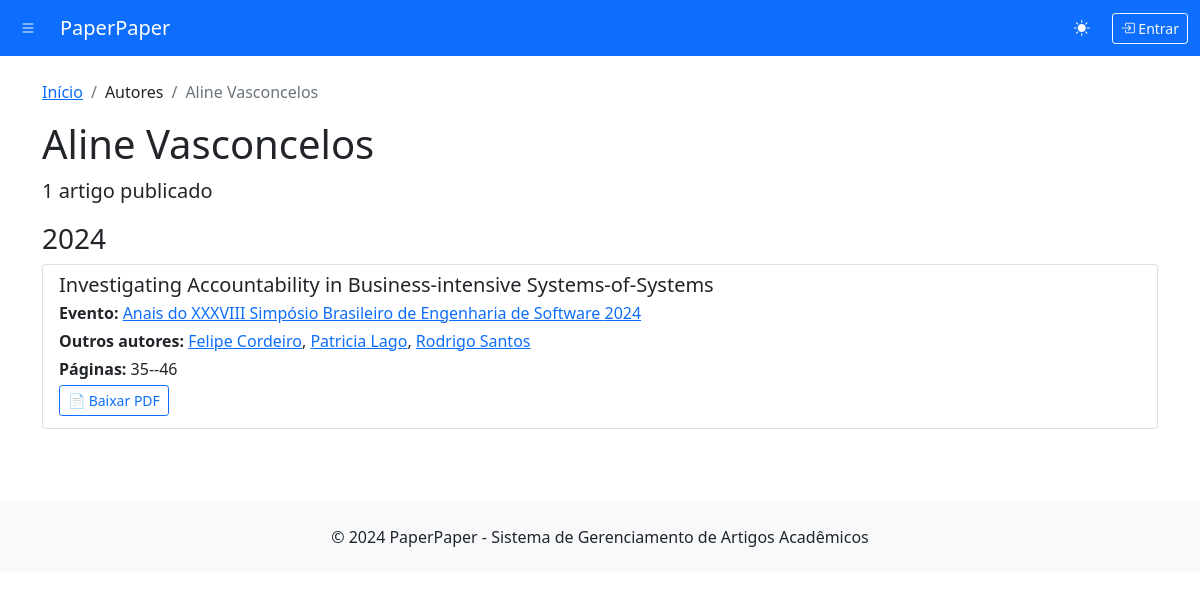
Page /authors/aline-vasconcelos/ on the committed database.
### paperpaper/models.py (models this page shows, shortened)
class Author(models.Model):
    full_name = models.CharField(max_length=200, verbose_name="Nome Completo")
    slug = models.SlugField(unique=True, blank=True)
    created_at = models.DateTimeField(auto_now_add=True)
    class Meta:
        verbose_name = "Autor"
        verbose_name_plural = "Autores"
        ordering = ['full_name']

class Article(models.Model):
    title = models.CharField(max_length=500, verbose_name="Título")
    authors = models.ManyToManyField(Author, related_name='articles', verbose_name="Autores")
    edition = models.ForeignKey(Edition, on_delete=models.CASCADE, related_name='articles')
    start_page = models.PositiveIntegerField(verbose_name="Página Inicial", null=True, blank=True)
    end_page = models.PositiveIntegerField(verbose_name="Página Final", null=True, blank=True)
    pdf_file = models.FileField(upload_to=article_pdf_upload_path, verbose_name="Arquivo PDF", null=True, blank=True)
    bibtex_key = models.CharField(max_length=100, verbose_name="Chave BibTeX", blank=True)
    slug = models.SlugField(max_length=600, blank=True)
    created_at = models.DateTimeField(auto_now_add=True)
    updated_at = models.DateTimeField(auto_now=True)
    class Meta:
        verbose_name = "Artigo"
        verbose_name_plural = "Artigos"
        ordering = ['-edition__year', 'title']
    @property
    def pages_range(self):
        if self.start_page and self.end_page:
            return f"{self.start_page}--{self.end_page}"
        return ""

class Edition(models.Model):
    event = models.ForeignKey(Event, on_delete=models.CASCADE, related_name='editions')
    year = models.PositiveIntegerField(verbose_name="Ano")
    location = models.CharField(max_length=200, verbose_name="Local")
    created_at = models.DateTimeField(auto_now_add=True)
    updated_at = models.DateTimeField(auto_now=True)
    class Meta:
        verbose_name = "Edição"
        verbose_name_plural = "Edições"
        unique_together = ['event', 'year']
        ordering = ['-year']

class Event(models.Model):
    name = models.CharField(max_length=200, verbose_name="Nome do Evento")
    acronym = models.CharField(max_length=20, unique=True, verbose_name="Sigla")
    promoting_entity = models.CharField(max_length=200, verbose_name="Entidade Promotora")
    slug = models.SlugField(unique=True, blank=True)
    created_at = models.DateTimeField(auto_now_add=True)
    updated_at = models.DateTimeField(auto_now=True)
    class Meta:
        verbose_name = "Evento"
        verbose_name_plural = "Eventos"
        ordering = ['name']

### paperpaper/views.py (the view)
# urls.py: path('authors/<slug:slug>/', views.author_detail, name='author_detail'),
def author_detail(request, slug):
    author = get_object_or_404(Author, slug=slug)
    articles_by_year = {}
    articles = author.articles.select_related('edition__event').order_by('-edition__year', 'title')
    for article in articles:
        year = article.edition.year
        if year not in articles_by_year:
            articles_by_year[year] = []
        articles_by_year[year].append(article)
    context = {
        'author': author,
        'articles_by_year': articles_by_year,
        'total_articles': articles.count()
    }
    return render(request, 'paperpaper/author_detail.html', context)

### templates/paperpaper/author_detail.html (shortened to what this page needs)
{% extends 'paperpaper/base.html' %}
{% block content %}
<div class="row">
    <div class="col-12">
        <nav aria-label="breadcrumb">
            <ol class="breadcrumb">
                <li class="breadcrumb-item"><a href="{% url 'home' %}">Início</a></li>
                <li class="breadcrumb-item">Autores</li>
                <li class="breadcrumb-item active">{{ author.full_name }}</li>
            </ol>
        </nav>
        <h1>{{ author.full_name }}</h1>
        <p class="lead">{{ total_articles }} artigo{{ total_articles|pluralize }} publicado{{ total_articles|pluralize }}</p>
        {% if articles_by_year %}
            {% for year, articles in articles_by_year.items %}
            <div class="mb-4">
                <h3>{{ year }}</h3>
                <div class="list-group">
                    {% for article in articles %}
                    <div class="list-group-item">
                        <h5 class="mb-1">{{ article.title }}</h5>
                        <p class="mb-1">
                            <strong>Evento:</strong>
                            <a href="{% url 'edition_detail' article.edition.event.slug article.edition.year %}">
                                {{ article.edition.event.name }} {{ article.edition.year }}
                            </a>
                        </p>
                        <p class="mb-1">
                            <strong>Outros autores:</strong>
                            {% for co_author in article.authors.all %}
                                {% if co_author != author %}
                                    <a href="{% url 'author_detail' co_author.slug %}">{{ co_author.full_name }}</a>{% if not forloop.last %}, {% endif %}
                                {% endif %}
                            {% endfor %}
                        </p>
                        {% if article.pages_range %}
                        <p class="mb-1"><strong>Páginas:</strong> {{ article.pages_range }}</p>
                        {% endif %}
                        {% if article.pdf_file %}
                        <p class="mb-1">
                            <a href="{{ article.pdf_file.url }}" target="_blank" class="btn btn-sm btn-outline-primary">
                                📄 Baixar PDF
                            </a>
                        </p>
                        {% endif %}
                    </div>
                    {% endfor %}
                </div>
            </div>
            {% endfor %}
        {% else %}
            <div class="alert alert-info">
                Nenhum artigo encontrado para este autor.
            </div>
        {% endif %}
    </div>
</div>
{% endblock %}

### rows in the picture
Author: full_name "Aline Vasconcelos"
Article: year "2024", title "Investigating Accountability in Business-intensive Systems-of-Systems", edition.event.name "Anais do XXXVIII Simpósio Brasileiro de Engenharia de Software", edition.year "2024", pages_range "35--46"
Author: full_name "Felipe Cordeiro"
Author: full_name "Patricia Lago"
Author: full_name "Rodrigo Santos"

### other values in the picture
{{ total_articles }} "1"
